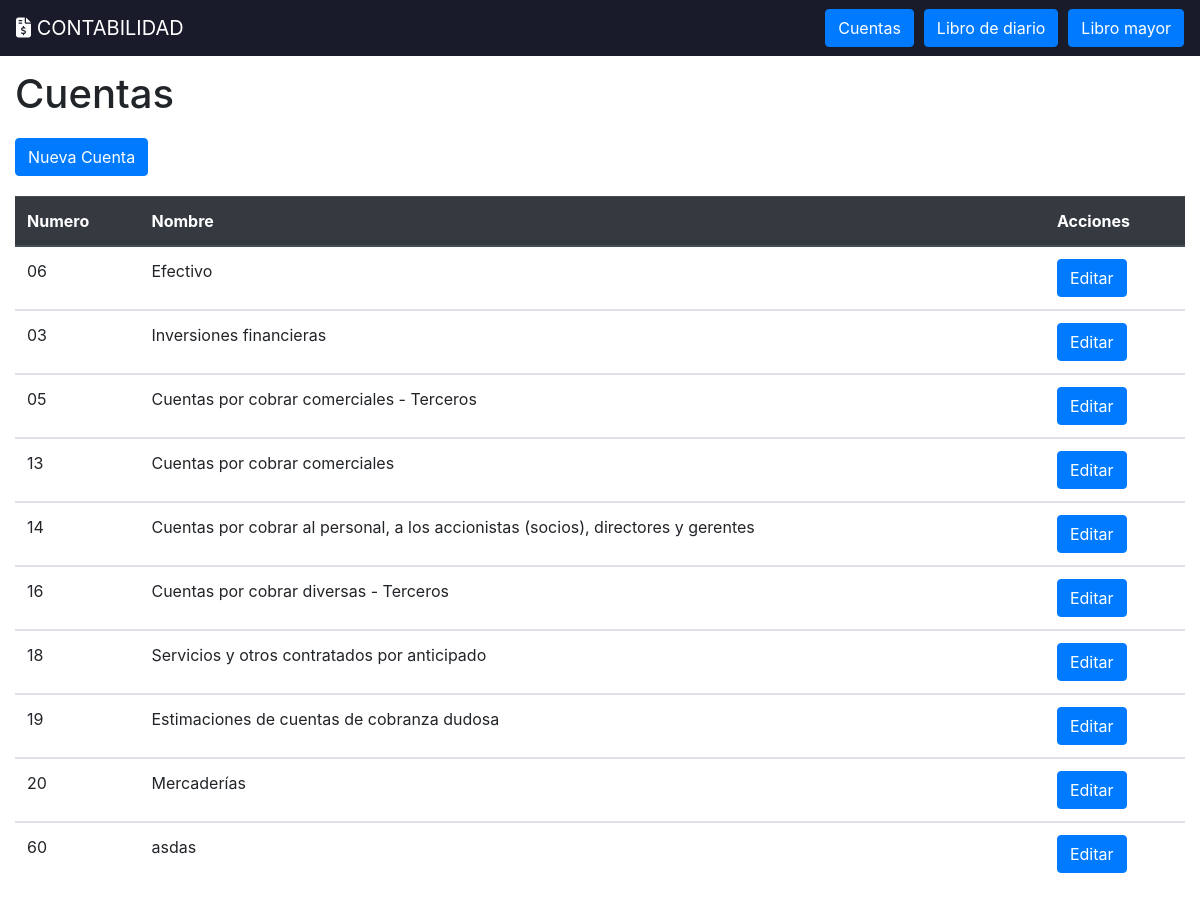
The page / on the database its author committed.
### core/models.py (models this page shows, shortened)
class Catalogocuenta(models.Model):
    numero = models.CharField(max_length=2)
    nombre = models.CharField(max_length=100)

### core/views.py (the view)
# urls.py: path('', cuentas, name="cuenta"),
def cuentas(request):
    cuentas= Catalogocuenta.objects.all()
    return render(request,'core/cuenta.html',{'cuentas':cuentas})

### core/templates/core/cuenta.html (shortened to what this page needs)
<!DOCTYPE html>
{%load static%}
<html lang="en">
<head>
    <link rel="stylesheet" type="text/css" href="{%static 'core/css/cuenta.css' %}">
    <link rel="stylesheet" type="text/css" href="{%static 'core/css/node_modules/bootstrap/dist/css/bootstrap.css' %}">
</head>
<body>
    <div class="content">
        <header style="z-index: 100">
            <nav class="navbar navbar-dark" style="background-color: #191b2a;">
                <a class="navbar-brand"><i class="fas fa-file-invoice-dollar"></i> CONTABILIDAD</a>
                <div class="button-header">
                    <button class="btn btn-primary" onclick="window.location.href='{% url 'cuenta'%}'">Cuentas</button>
                    <button class="btn btn-primary" onclick="window.location.href='{% url 'librodiario'%}'">Libro de diario</span></button>
                    <button class="btn btn-primary" onclick="window.location.href='{% url 'libromayor'%}'">Libro mayor</span></button>
                </div>
            </nav>
        </header>
        <main class="main">
            <h1>Cuentas</h1>
            <div class="divnuevacuenta">
                <button class="btn btn-primary" onclick="window.location.href='{%url 'registrarcuentas'%}'">Nueva Cuenta</button>
            </div>
            <div class="col-md-12">
                <table class="table">
                    <thead class="thead-dark">
                    <tr>
                        <th scope="col">Numero</th>
                        <th scope="col">Nombre</th>
                        <th scope="col">Acciones</th>
                    </tr>
                    </thead>
                    <tbody>
                    {%for cuenta in cuentas%}
                    <tr>
                        <td>{{cuenta.numero}}</td>
                        <td>{{cuenta.nombre}}</td>
                        <td>
                            <button class="btn btn-primary" onclick="window.location.href='{%url 'editarcuentas' cuenta.numero%}'">Editar</button>
                        </td>
                    </tr>
                    </tbody>
                    {%endfor%}
                </table>
            </div>
        </main>
    </div>
</body>
</html>

### core/static/core/css/cuenta.css (style rules this page uses)
header { position: fixed; right: 0; left: 0; grid-area: header; }
.button-header { display: flex; align-items: center; }
.button-header button { margin-left:10px; }
.content { display: grid; width: 100%; grid-template-rows: 50px auto ; grid-template-areas:"header" "main"; }
.main { grid-area: main; }
.main h1 { margin-top: 20px; margin-bottom: 20px; margin-left: 15px; }
.main .divnuevacuenta { margin-left: 15px; margin-bottom: 20px; }

### rows shown on the page
Catalogocuenta: numero "06", nombre "Efectivo"
Catalogocuenta: numero "03", nombre "Inversiones financieras"
Catalogocuenta: numero "05", nombre "Cuentas por cobrar comerciales - Terceros"
Catalogocuenta: numero "13", nombre "Cuentas por cobrar comerciales"
Catalogocuenta: numero "14", nombre "Cuentas por cobrar al personal, a los accionistas (socios), directores y gerentes"
Catalogocuenta: numero "16", nombre "Cuentas por cobrar diversas - Terceros"
Catalogocuenta: numero "18", nombre "Servicios y otros contratados por anticipado"
Catalogocuenta: numero "19", nombre "Estimaciones de cuentas de cobranza dudosa"
Catalogocuenta: numero "20", nombre "Mercaderías"
Catalogocuenta: numero "60", nombre "asdas"
